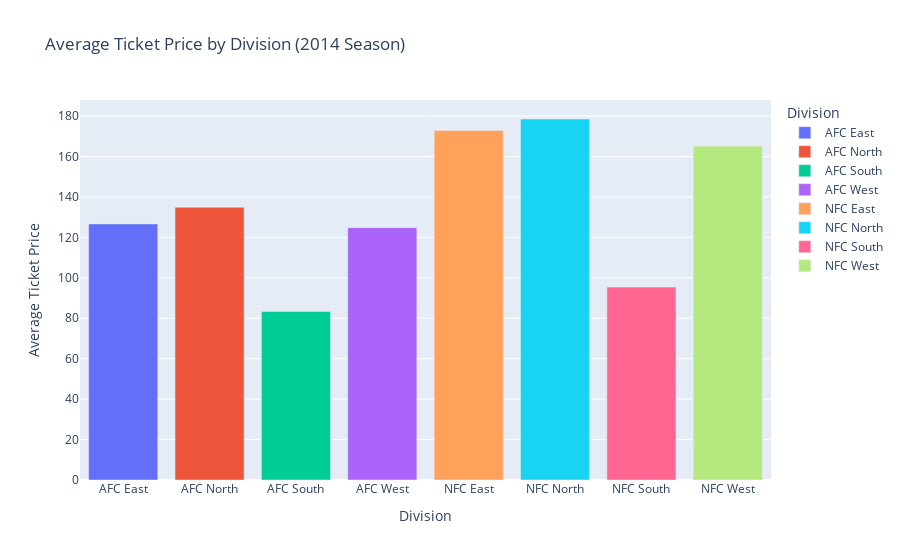

Source (notebook cell):
### Code cell
px.bar(df.groupby('Division')['Average Ticket Price'].mean().reset_index(), x = 'Division',
       y= 'Average Ticket Price', color = 'Division', title = 'Average Ticket Price by Division (2014 Season)')

### Figure 1 — Plotly figure (JSON) as saved in the notebook; plotly's stock layout.template omitted (floating-point values rounded to 4 significant figures)
{"data": [{"alignmentgroup": "True", "hovertemplate": "Division=%{x}<br>Average Ticket Price=%{y}<extra></extra>", "legendgroup": "AFC East", "marker": {"color": "#636efa", "pattern": {"shape": ""}}, "name": "AFC East", "offsetgroup": "AFC East", "orientation": "v", "showlegend": true, "textposition": "auto", "type": "bar", "x": ["AFC East"], "xaxis": "x", "y": [126.7], "yaxis": "y"}, {"alignmentgroup": "True", "hovertemplate": "Division=%{x}<br>Average Ticket Price=%{y}<extra></extra>", "legendgroup": "AFC North", "marker": {"color": "#EF553B", "pattern": {"shape": ""}}, "name": "AFC North", "offsetgroup": "AFC North", "orientation": "v", "showlegend": true, "textposition": "auto", "type": "bar", "x": ["AFC North"], "xaxis": "x", "y": [134.9], "yaxis": "y"}, {"alignmentgroup": "True", "hovertemplate": "Division=%{x}<br>Average Ticket Price=%{y}<extra></extra>", "legendgroup": "AFC South", "marker": {"color": "#00cc96", "pattern": {"shape": ""}}, "name": "AFC South", "offsetgroup": "AFC South", "orientation": "v", "showlegend": true, "textposition": "auto", "type": "bar", "x": ["AFC South"], "xaxis": "x", "y": [83.33], "yaxis": "y"}, {"alignmentgroup": "True", "hovertemplate": "Division=%{x}<br>Average Ticket Price=%{y}<extra></extra>", "legendgroup": "AFC West", "marker": {"color": "#ab63fa", "pattern": {"shape": ""}}, "name": "AFC West", "offsetgroup": "AFC West", "orientation": "v", "showlegend": true, "textposition": "auto", "type": "bar", "x": ["AFC West"], "xaxis": "x", "y": [124.8], "yaxis": "y"}, {"alignmentgroup": "True", "hovertemplate": "Division=%{x}<br>Average Ticket Price=%{y}<extra></extra>", "legendgroup": "NFC East", "marker": {"color": "#FFA15A", "pattern": {"shape": ""}}, "name": "NFC East", "offsetgroup": "NFC East", "orientation": "v", "showlegend": true, "textposition": "auto", "type": "bar", "x": ["NFC East"], "xaxis": "x", "y": [172.9], "yaxis": "y"}, {"alignmentgroup": "True", "hovertemplate": "Division=%{x}<br>Average Ticket Price=%{y}<extra></extra>", "legendgroup": "NFC North", "marker": {"color": "#19d3f3", "pattern": {"shape": ""}}, "name": "NFC North", "offsetgroup": "NFC North", "orientation": "v", "showlegend": true, "textposition": "auto", "type": "bar", "x": ["NFC North"], "xaxis": "x", "y": [178.6], "yaxis": "y"}, {"alignmentgroup": "True", "hovertemplate": "Division=%{x}<br>Average Ticket Price=%{y}<extra></extra>", "legendgroup": "NFC South", "marker": {"color": "#FF6692", "pattern": {"shape": ""}}, "name": "NFC South", "offsetgroup": "NFC South", "orientation": "v", "showlegend": true, "textposition": "auto", "type": "bar", "x": ["NFC South"], "xaxis": "x", "y": [95.42], "yaxis": "y"}, {"alignmentgroup": "True", "hovertemplate": "Division=%{x}<br>Average Ticket Price=%{y}<extra></extra>", "legendgroup": "NFC West", "marker": {"color": "#B6E880", "pattern": {"shape": ""}}, "name": "NFC West", "offsetgroup": "NFC West", "orientation": "v", "showlegend": true, "textposition": "auto", "type": "bar", "x": ["NFC West"], "xaxis": "x", "y": [165.2], "yaxis": "y"}], "layout": {"barmode": "relative", "legend": {"title": {"text": "Division"}, "tracegroupgap": 0}, "title": {"text": "Average Ticket Price by Division (2014 Season)"}, "xaxis": {"anchor": "y", "categoryarray": ["AFC East", "AFC North", "AFC South", "AFC West", "NFC East", "NFC North", "NFC South", "NFC West"], "categoryorder": "array", "domain": [0, 1], "title": {"text": "Division"}}, "yaxis": {"anchor": "x", "domain": [0, 1], "title": {"text": "Average Ticket Price"}}}}
